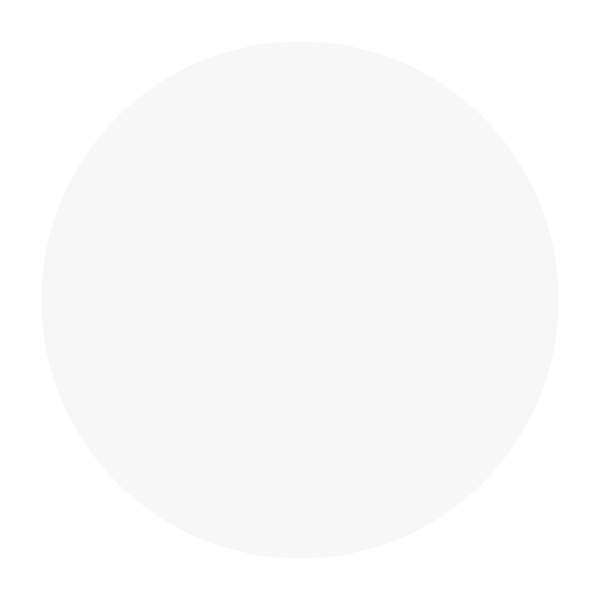
Frame 1 (no input)
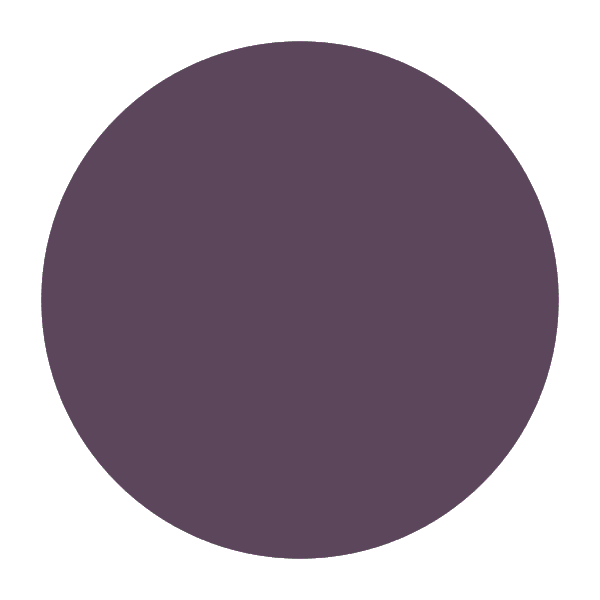
Frame 60 (the mouse pressed at the canvas centre just before this capture)
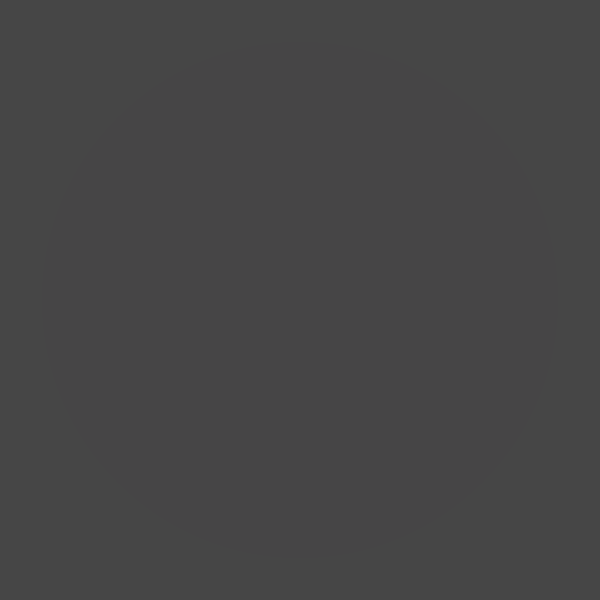
Frame 120 (the mouse held since frame 60 and released just before this capture)

The Processing sketch that drew these frames (run headless with seeded random() and noise(); from frame 60 on, the mouse is pressed at the canvas centre):

// Processing sketch: processing_133862
// ── processing_133862.pde

/*
Jenny Hsu
 Creative Computing Section B
 Week 2 Assignment
 13 February 2014
 */

// Declare variables and assign values
int x = 20; 
int y = 140;
int z = 300;

float a = random(100);
float b = random(230);
float c = random(70);

void setup() 
{
  size(600, 600);
  background(255, 255, 255);
  smooth();
}

void draw()
{
  //If mouse is pressed, a rec gradient fill from light to dark will occur
  if (mousePressed) {
    rect(0, 0, 600, 600);
    noStroke();
    fill(a, b, c, 20);
    
  }else{
    
    //Otherwise, ellipse with gradient fill will occur at center 
    noStroke();
    fill(c, b, a, 10);
    ellipse(300, 300, a*8, a*8);
    
  }
}
